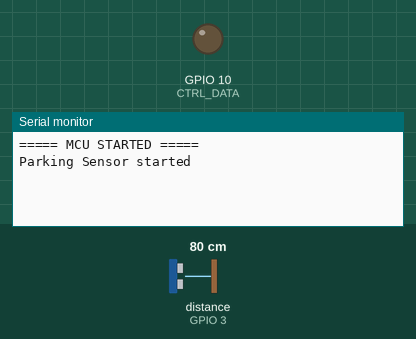
This program was run on a simulated ESP32-S3. Parts: output pins drawn as LEDs (lit = HIGH), the last lines printed to the serial monitor. Wiring (inferred from the names in the program): ultrasonic range finder: trigger GPIO 2; echo GPIO 3. Inputs (shaded band) come from the test bench; at power-on: distance to the obstacle (sensor on GPIO 3) 80 cm. The echo pulse lasts 58.3 µs per cm; WiFi joins after 1.5 s; servers stay silent unless stated; no MQTT or app messages arrive unless stated; pins used as bus, display or sensor lines are not drawn.

Above: at 2.2 s.
2.3 s: distance to the obstacle (sensor on GPIO 3) set to 85 cm
At 5.12 s:
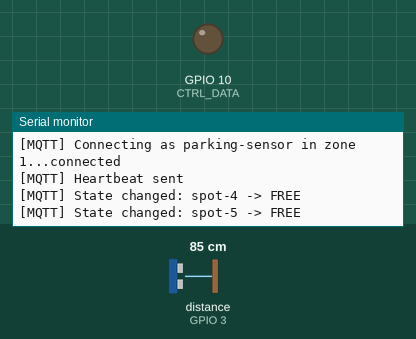
5.3 s: distance to the obstacle (sensor on GPIO 3) set to 2 cm
At 9.2 s:
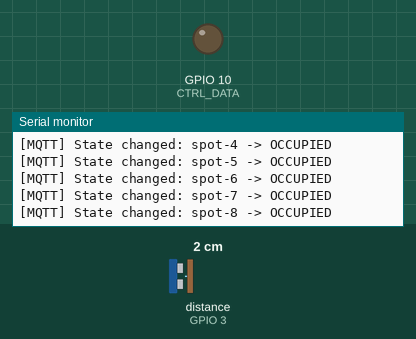
Timing chart, 0 to 10.7 s (numbered marks = the images above; inputs shaded):
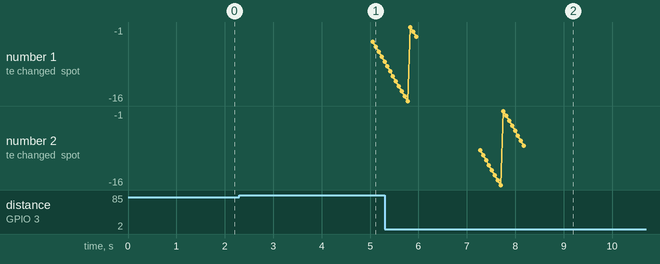

The program:

main.cpp
```cpp
#include <Arduino.h>
#include <WiFi.h>
#include <PubSubClient.h>

// ============================================================
//                      PARKING CONFIG
// ============================================================

const int NUM_SPOTS = 16;
const int ZONE_ID = 1;


// Shared ultrasonic interface
const int TRIG_PIN = 2;
const int ECHO_PIN = 3;


// Multiplexer address pins
const int MUX_S0 = 4;
const int MUX_S1 = 5;
const int MUX_S2 = 6;
const int MUX_S3 = 7;


// ============================================================
//                     HIL CONTROL BUS
// ============================================================

const int CTRL_CS   = 8;
const int CTRL_CLK  = 9;
const int CTRL_DATA = 10;
char hilCommandBuffer[64];
size_t hilCommandIndex = 0;


// ============================================================
//                         STATES
// ============================================================

enum SpotState {
    UNKNOWN,
    FREE,
    OCCUPIED
};

SpotState lastStates[NUM_SPOTS] = {};
SpotState physicalStates[NUM_SPOTS] = {};
SpotState candidateStates[NUM_SPOTS] = {};

int candidateCounts[NUM_SPOTS] = {};

const int REQUIRED_CONFIRMATIONS = 3;

const float OCCUPIED_THRESHOLD = 80.0;
const float FREE_THRESHOLD = 100.0;


int sensorTimeoutCounts[NUM_SPOTS] = {};
bool sensorFaults[NUM_SPOTS] = {};

const int SENSOR_FAILURE_THRESHOLD = 3;


// ============================================================
//                      SENSOR TIMING
// ============================================================

int currentSensor = 0;

unsigned long lastSensorRead = 0;
const unsigned long SENSOR_READ_INTERVAL = 60;

unsigned long lastHeartbeat = 0;
const unsigned long HEARTBEAT_INTERVAL = 5000;


// ============================================================
//                      WIFI / MQTT CONFIG
// ============================================================

const char* WIFI_SSID = "Wokwi-GUEST";
const char* WIFI_PASSWORD = "";

const char* MQTT_SERVER = "broker.hivemq.com";
const int MQTT_PORT = 1883;

unsigned long lastWifiReconnectAttempt = 0;
const unsigned long WIFI_RECONNECT_INTERVAL = 5000;

unsigned long lastMqttReconnectAttempt = 0;
const unsigned long MQTT_RECONNECT_INTERVAL = 5000;

WiFiClient espClient;
PubSubClient mqttClient(espClient);


// ============================================================
//                    HIL SEND DISTANCE
// ============================================================

void hilSendDistance(
    uint8_t channel,
    float distance
) {

    uint16_t distance100 =
        (uint16_t)(distance * 100.0f);

    uint32_t packet =
        ((uint32_t)channel << 16) |
        distance100;


    // Start transaction
    digitalWrite(CTRL_CS, LOW);

    delayMicroseconds(10);


    // Send 24 bits MSB first
    for (int bit = 23; bit >= 0; bit--) {

        int value =
            (packet >> bit) & 0x01;

        digitalWrite(
            CTRL_DATA,
            value
        );

        delayMicroseconds(5);


        // Rising edge = HIL reads DATA
        digitalWrite(
            CTRL_CLK,
            HIGH
        );

        delayMicroseconds(10);


        digitalWrite(
            CTRL_CLK,
            LOW
        );

        delayMicroseconds(10);
    }


    // Finish transaction
    digitalWrite(
        CTRL_CS,
        HIGH
    );

}


// ============================================================
//                      MQTT CONNECTION
// ============================================================

void connectMQTT() {

    String clientID =
        "parking-sensor in zone " +
        String(ZONE_ID);

    Serial.print("[MQTT] Connecting as ");
    Serial.print(clientID);
    Serial.print("...");

    if (mqttClient.connect(clientID.c_str())) {

        Serial.println("connected");

        for (int i = 0; i < NUM_SPOTS; i++) {
            lastStates[i] = UNKNOWN;
        }
    }
    else {

        Serial.print("failed, state: ");
        Serial.println(mqttClient.state());
    }
}


// ============================================================
//                      CONNECTIVITY
// ============================================================

void handleConnectivity(
    unsigned long now
) {

    if (WiFi.status() != WL_CONNECTED) {

        if (
            now - lastWifiReconnectAttempt >=
            WIFI_RECONNECT_INTERVAL
        ) {

            lastWifiReconnectAttempt = now;

            Serial.println(
                "[WiFi] Reconnecting..."
            );

            WiFi.disconnect();

            WiFi.begin(
                WIFI_SSID,
                WIFI_PASSWORD,
                6
            );
        }

        return;
    }


    if (!mqttClient.connected()) {

        if (
            now - lastMqttReconnectAttempt >=
            MQTT_RECONNECT_INTERVAL
        ) {

            lastMqttReconnectAttempt = now;

            connectMQTT();
        }

        return;
    }


    mqttClient.loop();
}


// ============================================================
//                      DISTANCE SENSOR
// ============================================================

float readDistance() {

    digitalWrite(
        TRIG_PIN,
        LOW
    );

    delayMicroseconds(2);


    digitalWrite(
        TRIG_PIN,
        HIGH
    );

    delayMicroseconds(10);


    digitalWrite(
        TRIG_PIN,
        LOW
    );


    long duration =
        pulseIn(
            ECHO_PIN,
            HIGH,
            30000
        );


    if (duration == 0) {
        return -1;
    }


    return duration * 0.0343 / 2.0;
}


// ============================================================
//                     SELECT SENSOR
// ============================================================

void selectSensor(int channel) {

    digitalWrite(
        MUX_S0,
        (channel >> 0) & 0x01
    );

    digitalWrite(
        MUX_S1,
        (channel >> 1) & 0x01
    );

    digitalWrite(
        MUX_S2,
        (channel >> 2) & 0x01
    );

    digitalWrite(
        MUX_S3,
        (channel >> 3) & 0x01
    );


    delayMicroseconds(10);
}


// ============================================================
//                      STATE LOGIC
// ============================================================

SpotState updatePhysicalState(
    int i,
    float distance
) {

    SpotState proposedState =
        physicalStates[i];


    if (physicalStates[i] == UNKNOWN) {

    proposedState =
        (distance < OCCUPIED_THRESHOLD)
        ? OCCUPIED
        : FREE;
    }


    else if (
        physicalStates[i] == FREE &&
        distance < OCCUPIED_THRESHOLD
    ) {

        proposedState = OCCUPIED;
    }


    else if (
        physicalStates[i] == OCCUPIED &&
        distance > FREE_THRESHOLD
    ) {

        proposedState = FREE;
    }


    if (
        proposedState ==
        physicalStates[i]
    ) {

        candidateStates[i] =
            UNKNOWN;

        candidateCounts[i] = 0;

        return physicalStates[i];
    }


    if (
        candidateStates[i] ==
        proposedState
    ) {

        candidateCounts[i]++;
    }
    else {

        candidateStates[i] =
            proposedState;

        candidateCounts[i] = 1;
    }


    if (
        candidateCounts[i] >=
        REQUIRED_CONFIRMATIONS
    ) {

        physicalStates[i] =
            proposedState;

        candidateStates[i] =
            UNKNOWN;

        candidateCounts[i] = 0;
    }


    return physicalStates[i];
}


// ============================================================
//                      MQTT PUBLISH
// ============================================================

void publishState(
    int i,
    float distance,
    SpotState state
) {

    if (!mqttClient.connected()) {
        return;
    }


    if (state == UNKNOWN) {
        return;
    }


    if (state == lastStates[i]) {
        return;
    }


    String zoneId =
        "zone-" +
        String(ZONE_ID);

    String spotId =
        "spot-" +
        String(i + 1);


    String topic =
        "raslene/parking/" +
        zoneId +
        "/" +
        spotId;


    const char* status =
        (state == OCCUPIED)
        ? "OCCUPIED"
        : "FREE";


    char payload[150];


    snprintf(
        payload,
        sizeof(payload),

        "{\"zone_id\":%d,"
        "\"spot_id\":\"%s\","
        "\"distance\":%.2f,"
        "\"status\":\"%s\"}",

        ZONE_ID,
        spotId.c_str(),
        distance,
        status
    );


    bool published =
        mqttClient.publish(
            topic.c_str(),
            payload,
            true
        );


    if (published) {

        lastStates[i] = state;

        Serial.print(
            "[MQTT] State changed: "
        );

        Serial.print(spotId);

        Serial.print(" -> ");

        Serial.println(status);
    }
}


// ============================================================
//                       HEARTBEAT
// ============================================================

void publishHeartbeat(
    unsigned long now
) {

    if (!mqttClient.connected()) {
        return;
    }


    if (
        now - lastHeartbeat <
        HEARTBEAT_INTERVAL
    ) {
        return;
    }


    lastHeartbeat = now;


    String topic =
        "raslene/parking" +
        String(ZONE_ID) +
        "/heartbeat";


    char payload[100];


    snprintf(
        payload,
        sizeof(payload),

        "{\"zone_id\":%d,"
        "\"status\":\"ONLINE\","
        "\"uptime\":%lu}",

        ZONE_ID,
        millis()
    );


    mqttClient.publish(
        topic.c_str(),
        payload,
        false
    );


    Serial.println(
        "[MQTT] Heartbeat sent"
    );
}


// ============================================================
//                      SENSOR HEALTH
// ============================================================

void publishSensorHealth(
    int i,
    bool healthy
) {

    if (!mqttClient.connected()) {
        return;
    }


    String zoneId =
        "zone-" +
        String(ZONE_ID);

    String spotId =
        "spot-" +
        String(i + 1);


    String topic =
        "raslene/parking/" +
        zoneId +
        "/" +
        spotId +
        "/health";


    const char* health =
        healthy
        ? "OK"
        : "FAULT";


    char payload[100];


    snprintf(
        payload,
        sizeof(payload),

        "{\"zone_id\":%d,"
        "\"spot_id\":\"%s\","
        "\"sensor_health\":\"%s\"}",

        ZONE_ID,
        spotId.c_str(),
        health
    );


    mqttClient.publish(
        topic.c_str(),
        payload,
        true
    );
}


// ============================================================
//                      SENSOR SCANNING
// ============================================================

void scanSensor(
    unsigned long now
) {

    if (
        now - lastSensorRead <
        SENSOR_READ_INTERVAL
    ) {
        return;
    }


    lastSensorRead = now;


    int i = currentSensor;


    selectSensor(i);


    float distance =
        readDistance();


    if (distance < 0) {

        sensorTimeoutCounts[i]++;


        Serial.print("spot-");
        Serial.print(i + 1);

        Serial.println(
            " | Sensor timeout"
        );


        if (
            sensorTimeoutCounts[i] >=
            SENSOR_FAILURE_THRESHOLD &&
            !sensorFaults[i]
        ) {

            sensorFaults[i] = true;


            Serial.print(
                "[SENSOR] FAULT: spot-"
            );

            Serial.println(i + 1);


            publishSensorHealth(
                i,
                false
            );
        }
    }

    else {

        sensorTimeoutCounts[i] = 0;


        if (sensorFaults[i]) {

            sensorFaults[i] = false;


            Serial.print(
                "[SENSOR] RECOVERED: spot-"
            );

            Serial.println(i + 1);


            publishSensorHealth(
                i,
                true
            );
        }


        SpotState currentState =
            updatePhysicalState(
                i,
                distance
            );


        publishState(
            i,
            distance,
            currentState
        );
    }


    currentSensor++;


    if (
        currentSensor >=
        NUM_SPOTS
    ) {

        currentSensor = 0;
    }
}


// ============================================================
//                          SETUP
// ============================================================

void handleHilSerial() {

    while (Serial.available() > 0) {

        char c = Serial.read();

        // Complete command
        if (c == '\n') {

            hilCommandBuffer[hilCommandIndex] = '\0';

            int channel;
            float distance;

            if (
                sscanf(
                    hilCommandBuffer,
                    "%d,%f",
                    &channel,
                    &distance
                ) == 2
            ) {

                if (
                    channel >= 0 &&
                    channel < NUM_SPOTS
                ) {

                    hilSendDistance(
                        (uint8_t)channel,
                        distance
                    );
                }
            }

            hilCommandIndex = 0;
        }

        // Ignore carriage return
        else if (c == '\r') {
            continue;
        }

        // Store byte
        else {

            if (
                hilCommandIndex <
                sizeof(hilCommandBuffer) - 1
            ) {

                hilCommandBuffer[
                    hilCommandIndex++
                ] = c;
            }
            else {

                // Buffer overflow -> reset
                hilCommandIndex = 0;
            }
        }
    }
}


void setup() {

    Serial.begin(115200);

    delay(1000);

    Serial.println(
        "===== MCU STARTED ====="
    );


    // --------------------------------------------------------
    // Ultrasonic pins
    // --------------------------------------------------------

    pinMode(
        TRIG_PIN,
        OUTPUT
    );

    pinMode(
        ECHO_PIN,
        INPUT
    );


    // --------------------------------------------------------
    // Selector pins
    // --------------------------------------------------------

    pinMode(
        MUX_S0,
        OUTPUT
    );

    pinMode(
        MUX_S1,
        OUTPUT
    );

    pinMode(
        MUX_S2,
        OUTPUT
    );

    pinMode(
        MUX_S3,
        OUTPUT
    );


    // --------------------------------------------------------
    // HIL control pins
    // --------------------------------------------------------

    pinMode(
        CTRL_CS,
        OUTPUT
    );

    pinMode(
        CTRL_CLK,
        OUTPUT
    );

    pinMode(
        CTRL_DATA,
        OUTPUT
    );


    digitalWrite(
        CTRL_CS,
        HIGH
    );

    digitalWrite(
        CTRL_CLK,
        LOW
    );

    digitalWrite(
        CTRL_DATA,
        LOW
    );


    // --------------------------------------------------------
    // IMPORTANT ISOLATION TEST
    //
    // HIL defaults:
    // every channel = 200cm
    //
    // Change ONLY channel 4 to 25cm
    //
    // channel 4 = spot-5
    // --------------------------------------------------------


    // --------------------------------------------------------
    // WiFi / MQTT
    // --------------------------------------------------------

    WiFi.begin(
        WIFI_SSID,
        WIFI_PASSWORD,
        6
    );


    mqttClient.setServer(
        MQTT_SERVER,
        MQTT_PORT
    );


    Serial.println(
        "Parking Sensor started"
    );
}


// ============================================================
//                          LOOP
// ============================================================

void loop() {

    unsigned long now = millis();

    handleHilSerial();

    handleConnectivity(now);

    publishHeartbeat(now);

    scanSensor(now);
}
```

Measured:
- the behaviour switches between 80 and 81 cm on distance to the obstacle (sensor on GPIO 3) (found by bisection; images 0 and 1)
- after the input at 2.3 s, the serial monitor: prints a new line after 2.8 s (image 1)
- after the input at 5.3 s, the serial monitor: prints a new line after 2.0 s (image 2)
